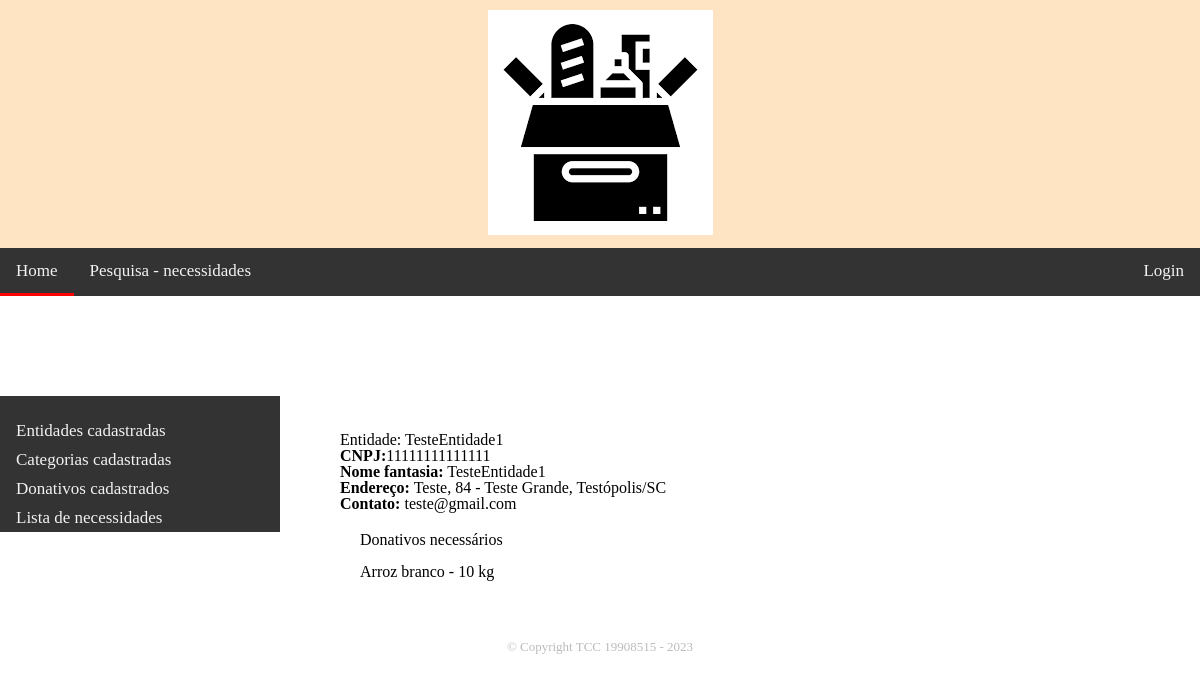
/appdoacoes/entidades/11111111111111/, run on the app's committed database.
### appdoacoes/models.py (models this page shows, shortened)
class EmpresaEntidade(models.Model):
    cnpj = models.CharField(primary_key=True, max_length=14, validators=[RegexValidator(r'^\d{14}$', 'CNPJ deve conter 14 digitos')])
    nome_fantasia = models.CharField(max_length=100)
    email = models.EmailField(null=True)
    usuario_responsavel = models.OneToOneField(User, on_delete=models.SET_NULL, null=True,blank=True)
    logradouro = models.CharField(max_length=100, null=True,blank=True)
    numero = models.IntegerField(null=True,blank=True)
    bairro = models.CharField(max_length=50, null=True,blank=True)
    cidade = models.CharField(max_length=50, null=True,blank=True)
    ESTADOS = [
        ('AC', 'Acre'),
        ('AL', 'Alagoas'),
        ('AP', 'Amapá'),
        ('AM', 'Amazonas'),
        ('BA', 'Bahia'),
        ('CE', 'Ceará'),
        ('DF', 'Distrito Federal'),
        ('ES', 'Espírito Santo'),
        ('GO', 'Goiás'),
        ('MA', 'Maranhão'),
        ('MT', 'Mato Grosso'),
        ('MS', 'Mato Grosso do Sul'),
        ('MG', 'Minas Gerais'),
        ('PA', 'Pará'),
        ('PB', 'Paraíba'),
        ('PR', 'Paraná'),
        ('PE', 'Pernambuco'),
        ('PI', 'Piauí'),
        ('RJ', 'Rio de Janeiro'),
        ('RN', 'Rio Grande do Norte'),
        ('RS', 'Rio Grande do Sul'),
        ('RO', 'Rondônia'),
        ('RR', 'Roraima'),
        ('SC', 'Santa Catarina'),
        ('SP', 'São Paulo'),
        ('SE', 'Sergipe'),
        ('TO', 'Tocantins')
    ]
    estado = models.CharField(max_length=2, choices=ESTADOS, null=True,blank=True)
    class Meta:
        permissions = [('pode_criar_atualizar_entidade','Cria/Atualiza Entidade'),('pode_deletar_entidade','Deleta Entidade')]
    @property
    def get_endereco(self):
        return f'{self.logradouro}, {self.numero} - {self.bairro}, {self.cidade}/{self.estado}'

class InstanciaDonativo(models.Model):
    id = models.AutoField(primary_key=True)
    donativo = models.ForeignKey('Donativo', null=True, on_delete=models.CASCADE)
    entidade = models.ForeignKey('EmpresaEntidade', null=True, on_delete=models.CASCADE)
    quantidade = models.IntegerField()
    class Meta:
        permissions = [('pode_criar_atualizar_necessidade','Cria/Atualiza necessidade'),('pode_deletar_necessidade','Deleta necessidade')]

class Donativo(models.Model):
    id = models.AutoField(primary_key=True)
    descricao = models.CharField(max_length=200, unique=True)
    categoria = models.ForeignKey('Categoria', on_delete=models.CASCADE)
    UNIDADES_MEDIDA = (
        ('un', 'Unidade'),
        ('p','Par'),
        ('kg', 'Quilo'),
        ('l', 'Litro'),
        ('m', 'Metro'),
        ('m2','Metro quadrado'),
        ('s','Serviço'),
    )
    unidade = models.CharField(max_length=3, choices=UNIDADES_MEDIDA, blank=True, null=True)
    class Meta:
        permissions = [('pode_criar_atualizar_donativo','Cria/Atualiza Donativo'),('pode_deletar_donativo','Deleta Donativo')]

### appdoacoes/views.py (the view)
# urls.py: re_path(r'^entidades/(?P<pk>\d{14})/$',views.EmpresaEntidadeDetailView.as_view(),name='entidade-detail'),
class EmpresaEntidadeDetailView(generic.DetailView):
    model = EmpresaEntidade
    template_name = 'empresaentidade_detail.html'
    context_object_name = 'empresaentidade'
    def get_context_data(self, **kwargs):
        context = super().get_context_data(**kwargs)
        registronecessidade_list = InstanciaDonativo.objects.filter(entidade=self.object)
        context['registronecessidade_list'] = registronecessidade_list
        return context

### appdoacoes/templates/empresaentidade_detail.html
{% extends "base_generica.html" %}
{% block content %}
    <h1>Entidade: {{ empresaentidade.nome_fantasia }}</h1>
    <p><strong>CNPJ:</strong>{{ empresaentidade.cnpj }}</p>
    <p><strong>Nome fantasia:</strong> {{ empresaentidade.nome_fantasia }}</p>
    <p><strong>Endereço:</strong> {{ empresaentidade.get_endereco }}</p>
    <p><strong>Contato:</strong> {{ empresaentidade.email }}</p>
    <div style="margin-left:20px;margin-top:20px">
      <h4>Donativos necessários</h4>
      <br>
        <ul>
          {% for instancia in registronecessidade_list %}
            <li>{{ instancia.donativo.descricao }} - {{ instancia.quantidade }} {{ instancia.donativo.unidade }}</li>
          {% empty %}
            <li>Nenhum material encontrado.</li>
          {% endfor %}
        </ul>
    </div>
{% endblock %}

### data on the page
EmpresaEntidade: nome_fantasia "TesteEntidade1", cnpj "11111111111111", get_endereco "Teste, 84 - Teste Grande, Testópolis/SC", email "teste@gmail.com"
InstanciaDonativo: donativo.descricao "Arroz branco", quantidade "10", donativo.unidade "kg"
